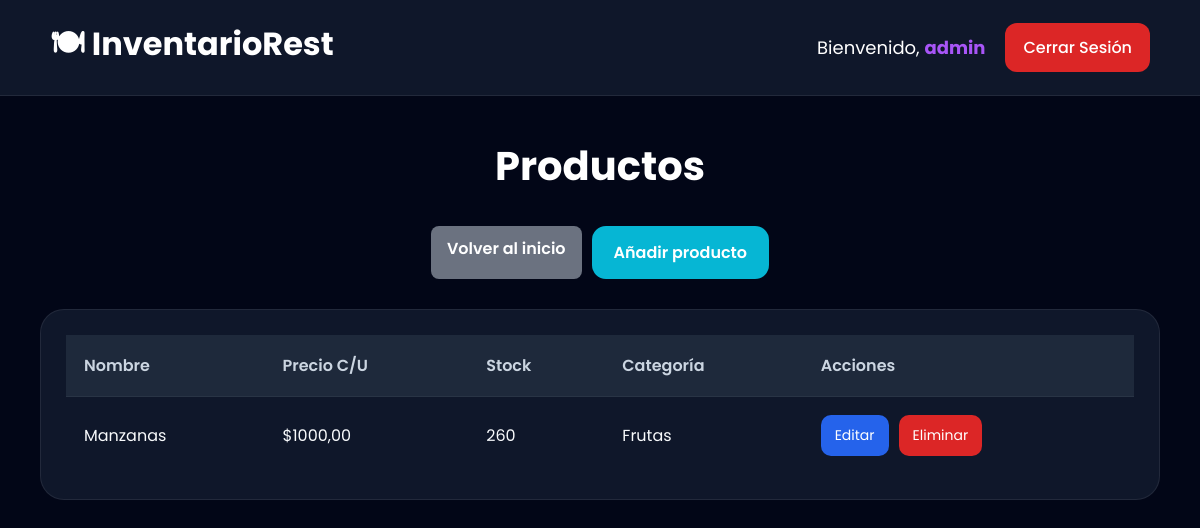
The page /productos/ (signed in) on the database its author committed.
### modulo/models.py (models this page shows, shortened)
class Producto(models.Model):
    nombre = models.CharField(
        max_length=100
    )
    descripcion = models.TextField(
        blank=True,
        null=True
    )
    precio = models.DecimalField(
        max_digits=10,
        decimal_places=2
    )
    stock_actual = models.IntegerField(
        default=0
    )
    categoria = models.ForeignKey(
        Categoria,
        on_delete=models.CASCADE
    )
    class Meta:
        verbose_name = "Producto"
        verbose_name_plural = "Productos"

class Categoria(models.Model):
    nombre = models.CharField(
        max_length=100
    )
    descripcion = models.TextField(
        blank=True,
        null=True
    )
    class Meta:
        verbose_name = "Categoria"
        verbose_name_plural = "Categorias"

### modulo/views.py (the view)
# urls.py: path('productos/', views.lista_productos, name='productos'),
def lista_productos(request):
    productos = Producto.objects.all()
    return render(
        request,
        'modulo/lista_productos.html',
        {
            'productos': productos
        }
    )

### modulo/templates/modulo/lista_productos.html (shortened to what this page needs)
{% extends 'modulo/base.html' %}
{% block content %}
<div class="products-page">
    <div class="products-header">
    <h1 class="page-title">
        Productos
    </h1>
    <div class="actions-group">
        <a href="{% url 'dashboard' %}"
           class="back-btn">
            Volver al inicio
        </a>
        {% if request.user.usuario.rol == 'admin' %}
        <a href="{% url 'crear_producto' %}"
           class="create-product-btn">
            Añadir producto
        </a>
        {% endif %}
    </div>
</div>
</div>
    <div class="products-card">
        <table class="products-table">
            <thead>
                <tr>
                    <th>Nombre</th>
                    <th>Precio C/U</th>
                    <th>Stock</th>
                    <th>Categoría</th>
                    {% if request.user.usuario.rol == 'admin' %}
                        <th>Acciones</th>
                    {% endif %}
                </tr>
            </thead>
            <tbody>
                {% for producto in productos %}
                <tr>
                    <td>{{ producto.nombre }}</td>
                    <td>${{ producto.precio }}</td>
                    <td>{{ producto.stock_actual }}</td>
                    <td>{{ producto.categoria.nombre }}</td>
                    {% if request.user.usuario.rol == 'admin' %}
                        <td>
                            <div class="actions-group">
                                <a
                                    href="{% url 'editar_producto' producto.id %}"
                                    class="edit-btn"
                                >
                                    Editar
                                </a>
                                <a
                                    href="{% url 'eliminar_producto' producto.id %}"
                                    class="delete-btn"
                                    onclick="return confirm('¿Seguro que deseas eliminar este producto?')"
                                >
                                    Eliminar
                                </a>
                            </div>
                        </td>
                    {% endif %}
                </tr>
                {% endfor %}
            </tbody>
        </table>
    </div>
{% endblock %}

### modulo/templates/modulo/base.html (shortened to what this page needs)
{% load static %}
<!DOCTYPE html>
<html lang="es">
<head>
    <link rel="stylesheet" href="{% static 'modulo/css/base.css' %}">
</head>
<body>
    <nav class="navbar">
        <a
            href="{% url 'dashboard' %}"
            class="logo"
        >
            🍽 InventarioRest
        </a>
        <div class="navbar-right">
            <span class="welcome-text">
                Bienvenido,
                <strong>
                    {{ request.user.username }}
                </strong>
            </span>
            <div class="nav-links">
                <a
                    href="{% url 'logout' %}"
                    class="logout-btn"
                >
                    Cerrar Sesión
                </a>
            </div>
        </div>
    </nav>
    <main class="main-container">
        {% block content %}
        {% endblock %}
    </main>
</body>
</html>

### modulo/static/modulo/css/base.css (style rules this page uses)
* { margin: 0; padding: 0; box-sizing: border-box; }
body { font-family: 'Poppins', sans-serif; background: #020617; color: white; min-height: 100vh; }
.navbar { width: 100%; background: #0f172a; padding: 20px 50px; display: flex; justify-content: space-between; align-items: center; border-bottom: 1px solid rgba(255,255,255,0.08); }
.logo { font-size: 32px; font-weight: 700; color: white; text-decoration: none; }
.nav-links { display: flex; gap: 15px; }
.nav-links a { text-decoration: none; color: white; background: #1e293b; padding: 12px 18px; border-radius: 12px; transition: 0.3s; font-weight: 500; }
.logout-btn { background: #dc2626 !important; }
.main-container { padding: 40px; }
h1 { font-size: 42px; margin-bottom: 30px; }
.products-page { width: 100%; }
.products-header { display: flex; flex-direction: column; justify-content: space-between; align-items: center; margin-bottom: 30px; }
.page-title { font-size: 40px; color: white; }
.create-product-btn { text-decoration: none; background: #06b6d4; color: white; padding: 14px 22px; border-radius: 14px; font-weight: 600; transition: 0.3s; }
.products-card { background: #0f172a; border-radius: 24px; padding: 25px; border: 1px solid rgba(255,255,255,0.08); overflow-x: auto; }
.products-table { width: 100%; border-collapse: collapse; }
.products-table thead { background: #1e293b; }
.products-table th { padding: 18px; text-align: left; color: #cbd5e1; font-weight: 600; }
.products-table td { padding: 18px; border-top: 1px solid rgba(255,255,255,0.05); color: #f8fafc; }
.products-table tbody tr { transition: 0.3s; }
.actions-group { display: flex; gap: 10px; }
.edit-btn { text-decoration: none; background: #2563eb; color: white; padding: 10px 14px; border-radius: 10px; font-size: 14px; transition: 0.3s; }
.delete-btn { text-decoration: none; background: #dc2626; color: white; padding: 10px 14px; border-radius: 10px; font-size: 14px; transition: 0.3s; }
.navbar-right { display: flex; align-items: center; gap: 20px; }
.welcome-text { color: white; font-size: 18px; }
.welcome-text strong { color: #a855f7; }
.back-btn { background: #6b7280; color: white; padding: 10px 16px; border-radius: 8px; text-decoration: none; font-weight: 600; transition: 0.3s; }

### rows shown on the page
Producto: nombre "Manzanas", precio "1000,00", stock_actual "260", categoria.nombre "Frutas"

### other values the page prints
{{ request.user.username }} "admin"
